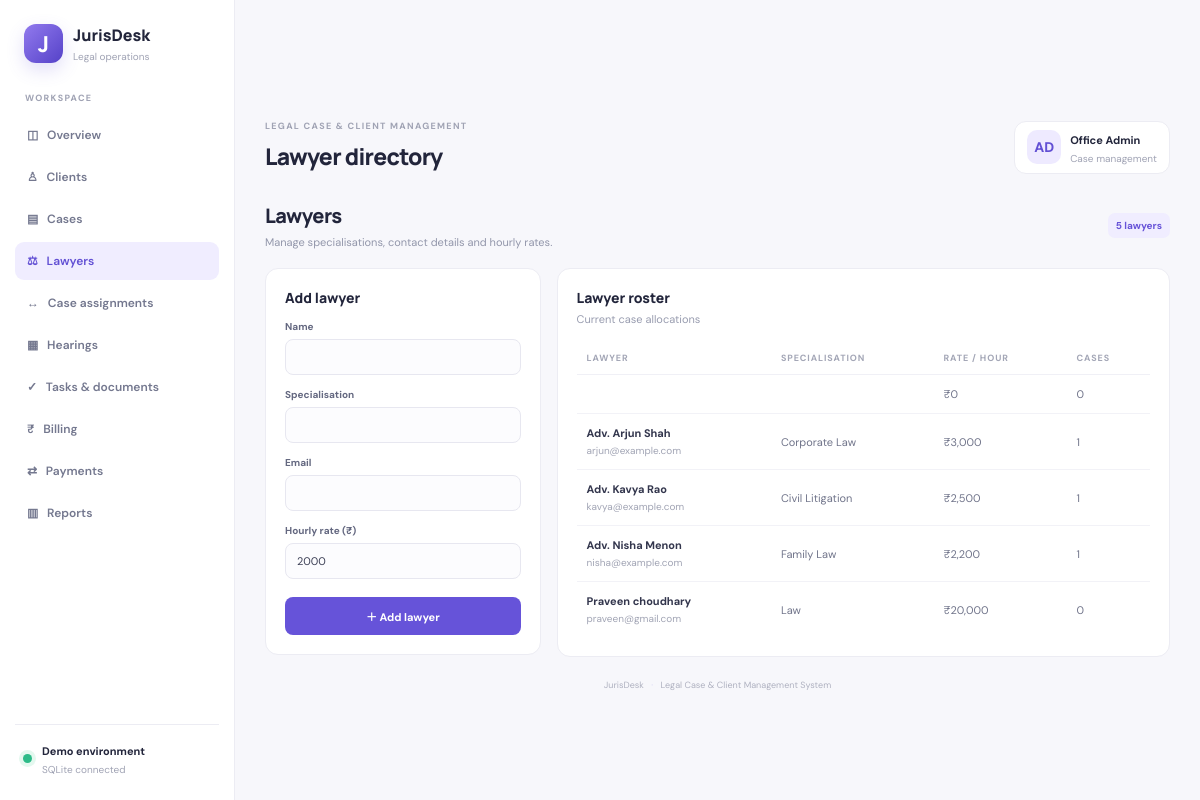
The page /lawyers on the database its author committed.
### tables this page shows
CREATE TABLE lawyers(
          id INTEGER PRIMARY KEY AUTOINCREMENT, name TEXT NOT NULL, specialization TEXT NOT NULL,
          email TEXT, hourly_rate REAL NOT NULL DEFAULT 1000 CHECK(hourly_rate>=0)
        );

### app.py (the view)
@app.route("/lawyers",methods=["GET","POST"])
def lawyers():
    with db() as con:
        if request.method=="POST":
            con.execute("INSERT INTO lawyers(name,specialization,email,hourly_rate) VALUES(?,?,?,?)",
                (request.form["name"].strip(),request.form["specialization"].strip(),request.form.get("email","").strip(),float(request.form["hourly_rate"])))
            flash("Lawyer added.","success"); return redirect(url_for("lawyers"))
        rows=con.execute("""SELECT l.*,COUNT(DISTINCT a.case_id) case_count FROM lawyers l LEFT JOIN assignments a ON a.lawyer_id=l.id GROUP BY l.id ORDER BY l.name""").fetchall()
    return render_template("lawyers.html",rows=rows)

### app.py (called while the page is built)
def db():
    con = sqlite3.connect(DB)
    con.row_factory = sqlite3.Row
    con.execute("PRAGMA foreign_keys=ON")
    return con

### templates/lawyers.html
{% extends "base.html" %}
{% set heading = "Lawyer directory" %}
{% block content %}
<div class="intro">
    <div>
        <h2>Lawyers</h2>
        <p>Manage specialisations, contact details and hourly rates.</p>
    </div>
    <span class="pill">{{ rows|length }} lawyers</span>
</div>
<div class="layout">
    <form class="panel form" method="post">
        <h3>Add lawyer</h3>
        <label>
            Name
            <input name="name" type="text" required>
        </label>
        <label>
            Specialisation
            <input name="specialization" type="text" required>
        </label>
        <label>
            Email
            <input name="email" type="email">
        </label>
        <label>
            Hourly rate (₹)
            <input
                name="hourly_rate"
                type="number"
                min="0"
                step="0.01"
                value="2000"
                required
            >
        </label>
        <button class="btn" type="submit">＋ Add lawyer</button>
    </form>
    <div class="panel">
        <div class="panelhead">
            <div>
                <h3>Lawyer roster</h3>
                <p>Current case allocations</p>
            </div>
        </div>
        <div class="tablewrap">
            <table>
                <thead>
                    <tr>
                        <th>LAWYER</th>
                        <th>SPECIALISATION</th>
                        <th>RATE / HOUR</th>
                        <th>CASES</th>
                    </tr>
                </thead>
                <tbody>
                    {% for r in rows %}
                    <tr>
                        <td>
                            <b>{{ r.name }}</b>
                            <small>{{ r.email }}</small>
                        </td>
                        <td>{{ r.specialization }}</td>
                        <td>
                            ₹{{ "{:,.0f}".format(r.hourly_rate|float) }}
                        </td>
                        <td>{{ r.case_count }}</td>
                    </tr>
                    {% else %}
                    <tr>
                        <td colspan="4">No lawyers registered yet.</td>
                    </tr>
                    {% endfor %}
                </tbody>
            </table>
        </div>
    </div>
</div>
{% endblock %}

### static/style.css (style rules this page uses)
:root { --ink:#22253b;--muted:#898da2;--line:#ececf3;--violet:#6653d9;--bg:#f7f7fb }
* { box-sizing:border-box }
body { margin:0;background:var(--bg);color:var(--ink);font:14px 'DM Sans',Arial,sans-serif }
.btn { border:0;background:var(--violet);color:#fff;border-radius:8px;padding:11px 14px;font:700 11px 'DM Sans';cursor:pointer;text-decoration:none;display:inline-flex;align-items:center;justify-content:center;white-space:nowrap }
.stat,.panel { background:#fff;border:1px solid var(--line);border-radius:13px }
.panel { padding:19px;min-width:0 }
.panelhead { display:flex;justify-content:space-between;align-items:center;margin-bottom:16px;gap:10px }
.panel h3,.panelhead h3 { font:800 14px Manrope;margin:0 }
.panelhead p,.muted { font-size:11px;color:#989caf;margin:5px 0 0 }
.tablewrap { overflow-x:auto }
table { width:100%;border-collapse:collapse;white-space:nowrap }
th { text-align:left;color:#a3a6b6;font-size:9px;letter-spacing:.9px;padding:10px;border-bottom:1px solid #f0f0f6 }
td { font-size:11px;color:#70748a;padding:12px 10px;border-bottom:1px solid #f2f2f7 }
tbody tr:last-child td { border-bottom:0 }
td b { color:#33364d;font-size:11px }
td small { display:block;color:#a1a4b4;font-size:10px;margin-top:4px }
.pill { display:inline-block;background:#f0edff;color:#6753d8;border-radius:7px;padding:6px 8px;font-size:10px;font-weight:700;white-space:nowrap }
.intro { display:flex;justify-content:space-between;align-items:center;margin:4px 0 19px }
.intro h2 { font:800 20px Manrope;margin:0;letter-spacing:-.5px }
.intro p { font-size:11px;color:#9296aa;margin:6px 0 0 }
.layout { display:grid;grid-template-columns:minmax(250px,.62fr) minmax(0,1.38fr);gap:16px;align-items:start }
.form h3 { margin-bottom:6px }
.form label { display:block;font-size:10px;font-weight:700;color:#646880;margin-top:13px }
.form input,.form select,.form textarea { display:block;width:100%;margin-top:6px;border:1px solid #e7e7f0;border-radius:8px;background:#fcfcfe;padding:10px 11px;font:11px 'DM Sans';color:#3d4056;outline:none }
.form>.btn { width:100%;margin-top:18px }

### rows shown on the page
lawyers: hourly_rate "0", case_count "0"
lawyers: name "Adv. Arjun Shah", email "arjun@example.com", specialization "Corporate Law", hourly_rate "3,000", case_count "1"
lawyers: name "Adv. Kavya Rao", email "kavya@example.com", specialization "Civil Litigation", hourly_rate "2,500", case_count "1"
lawyers: name "Adv. Nisha Menon", email "nisha@example.com", specialization "Family Law", hourly_rate "2,200", case_count "1"
lawyers: name "Praveen choudhary", email "praveen@gmail.com", specialization "Law", hourly_rate "20,000", case_count "0"

### other values the page prints
{{ heading or "Legal operations overview" }} "Lawyer directory"
{{ rows|length }} "5"
